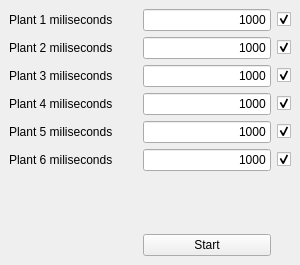
<?xml version="1.0" encoding="UTF-8"?>
<ui version="4.0">
 <class>MainWindow</class>
 <widget class="QMainWindow" name="MainWindow">
  <property name="geometry">
   <rect>
    <x>0</x>
    <y>0</y>
    <width>300</width>
    <height>265</height>
   </rect>
  </property>
  <property name="minimumSize">
   <size>
    <width>300</width>
    <height>265</height>
   </size>
  </property>
  <property name="maximumSize">
   <size>
    <width>300</width>
    <height>265</height>
   </size>
  </property>
  <property name="windowTitle">
   <string>Plant AI</string>
  </property>
  <widget class="QWidget" name="centralwidget">
   <layout class="QHBoxLayout" name="horizontalLayout">
    <item>
     <layout class="QGridLayout" name="gridLayout">
      <item row="7" column="0">
       <spacer name="horizontalSpacer">
        <property name="orientation">
         <enum>Qt::Horizontal</enum>
        </property>
        <property name="sizeHint" stdset="0">
         <size>
          <width>40</width>
          <height>20</height>
         </size>
        </property>
       </spacer>
      </item>
      <item row="2" column="0">
       <widget class="QLabel" name="label_3">
        <property name="text">
         <string>Plant 3 miliseconds</string>
        </property>
       </widget>
      </item>
      <item row="2" column="1">
       <widget class="QLineEdit" name="plant3_ms">
        <property name="text">
         <string>1000</string>
        </property>
        <property name="alignment">
         <set>Qt::AlignRight|Qt::AlignTrailing|Qt::AlignVCenter</set>
        </property>
       </widget>
      </item>
      <item row="0" column="0">
       <widget class="QLabel" name="label">
        <property name="text">
         <string>Plant 1 miliseconds</string>
        </property>
       </widget>
      </item>
      <item row="6" column="1">
       <spacer name="verticalSpacer">
        <property name="orientation">
         <enum>Qt::Vertical</enum>
        </property>
        <property name="sizeHint" stdset="0">
         <size>
          <width>20</width>
          <height>17</height>
         </size>
        </property>
       </spacer>
      </item>
      <item row="1" column="2">
       <widget class="QCheckBox" name="plant2_cb">
        <property name="text">
         <string/>
        </property>
        <property name="checked">
         <bool>true</bool>
        </property>
       </widget>
      </item>
      <item row="3" column="0">
       <widget class="QLabel" name="label_4">
        <property name="text">
         <string>Plant 4 miliseconds</string>
        </property>
       </widget>
      </item>
      <item row="0" column="1">
       <widget class="QLineEdit" name="plant1_ms">
        <property name="text">
         <string>1000</string>
        </property>
        <property name="alignment">
         <set>Qt::AlignRight|Qt::AlignTrailing|Qt::AlignVCenter</set>
        </property>
       </widget>
      </item>
      <item row="5" column="2">
       <widget class="QCheckBox" name="plant6_cb">
        <property name="text">
         <string/>
        </property>
        <property name="checked">
         <bool>true</bool>
        </property>
       </widget>
      </item>
      <item row="4" column="1">
       <widget class="QLineEdit" name="plant5_ms">
        <property name="text">
         <string>1000</string>
        </property>
        <property name="alignment">
         <set>Qt::AlignRight|Qt::AlignTrailing|Qt::AlignVCenter</set>
        </property>
       </widget>
      </item>
      <item row="4" column="0">
       <widget class="QLabel" name="label_5">
        <property name="text">
         <string>Plant 5 miliseconds</string>
        </property>
       </widget>
      </item>
      <item row="1" column="1">
       <widget class="QLineEdit" name="plant2_ms">
        <property name="text">
         <string>1000</string>
        </property>
        <property name="alignment">
         <set>Qt::AlignRight|Qt::AlignTrailing|Qt::AlignVCenter</set>
        </property>
       </widget>
      </item>
      <item row="3" column="1">
       <widget class="QLineEdit" name="plant4_ms">
        <property name="text">
         <string>1000</string>
        </property>
        <property name="alignment">
         <set>Qt::AlignRight|Qt::AlignTrailing|Qt::AlignVCenter</set>
        </property>
       </widget>
      </item>
      <item row="1" column="0">
       <widget class="QLabel" name="label_2">
        <property name="text">
         <string>Plant 2 miliseconds</string>
        </property>
       </widget>
      </item>
      <item row="4" column="2">
       <widget class="QCheckBox" name="plant5_cb">
        <property name="text">
         <string/>
        </property>
        <property name="checked">
         <bool>true</bool>
        </property>
       </widget>
      </item>
      <item row="0" column="2">
       <widget class="QCheckBox" name="plant1_cb">
        <property name="text">
         <string/>
        </property>
        <property name="checked">
         <bool>true</bool>
        </property>
       </widget>
      </item>
      <item row="5" column="0">
       <widget class="QLabel" name="label_6">
        <property name="text">
         <string>Plant 6 miliseconds</string>
        </property>
       </widget>
      </item>
      <item row="3" column="2">
       <widget class="QCheckBox" name="plant4_cb">
        <property name="text">
         <string/>
        </property>
        <property name="checked">
         <bool>true</bool>
        </property>
       </widget>
      </item>
      <item row="2" column="2">
       <widget class="QCheckBox" name="plant3_cb">
        <property name="text">
         <string/>
        </property>
        <property name="checked">
         <bool>true</bool>
        </property>
       </widget>
      </item>
      <item row="7" column="1">
       <widget class="QPushButton" name="start_pause_button">
        <property name="text">
         <string>Start</string>
        </property>
       </widget>
      </item>
      <item row="5" column="1">
       <widget class="QLineEdit" name="plant6_ms">
        <property name="text">
         <string>1000</string>
        </property>
        <property name="alignment">
         <set>Qt::AlignRight|Qt::AlignTrailing|Qt::AlignVCenter</set>
        </property>
       </widget>
      </item>
     </layout>
    </item>
   </layout>
  </widget>
 </widget>
 <resources/>
 <connections/>
</ui>
